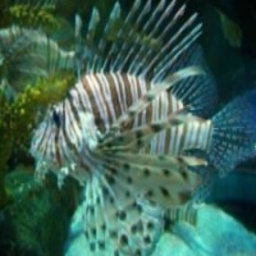
%> input picture UIEB_dataset/paper_image/test_p385_.jpg, 256 x 256 px
$ octave --eval "result = UISM(imread('../../UIEB_dataset/paper_image/test_p385_.jpg'));"   (GNU Octave 9; MATLAB toolbox functions it lacks are replaced by stand-ins)
%> lines starting %> are read from the running program, lines starting %| are printed output that depends on the picture
function uism = UISM(img)
Ir = double(img(:,:,1));
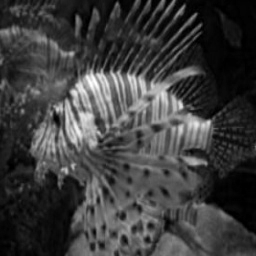
%> Ir: size 256x256 double; min 0, max 255, mean 61.5
Ig = double(img(:,:,2));
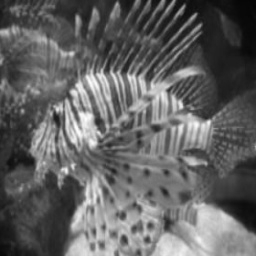
%> Ig: size 256x256 double; min 4, max 253, mean 98.3
Ib = double(img(:,:,3));
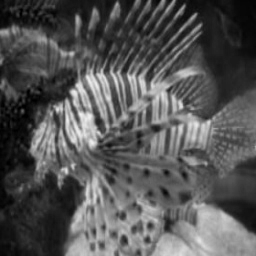
%> Ib: size 256x256 double; min 0, max 241, mean 84.9

hx=[1 2 1; 0 0 0 ; -1 -2 -1];%����sobel��ֱ�ݶ�ģ��
hy=[-1 0 1; -2 0 2; -1 0 1];

SobelR = abs(imfilter(Ir, hx, 'replicate', 'same', 'conv') + ...
            imfilter(Ir, hy, 'replicate', 'same', 'conv'));
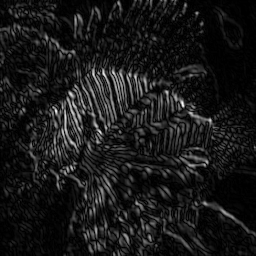
%> SobelR: size 256x256 double; min 0, max 656, mean 63.8; drawn with min black and max white
SobelG = abs(imfilter(Ig, hx, 'replicate', 'same', 'conv') + ...
            imfilter(Ig, hy, 'replicate', 'same', 'conv'));
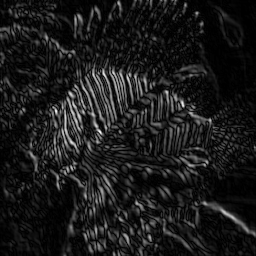
%> SobelG: size 256x256 double; min 0, max 640, mean 67.1; drawn with min black and max white
SobelB = abs(imfilter(Ib, hx, 'replicate', 'same', 'conv') + ...
            imfilter(Ib, hy, 'replicate', 'same', 'conv'));

patchsz = 5;
[m, n] = size(Ir);
%> m = 256; n = 256
% resize the input image to match the patch size
if mod(m, patchsz) ~= 0 || mod(n, patchsz) ~= 0
    SobelR = imresize(SobelR, [m - mod(m, patchsz) + patchsz, ...
        n - mod(n, patchsz) + patchsz]);
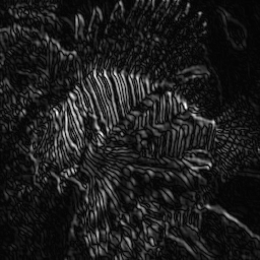
%> SobelR: size 260x260 double; min -12.34, max 645.3, mean 63.8; drawn with min black and max white
    SobelG = imresize(SobelG, [m - mod(m, patchsz) + patchsz, ...
        n - mod(n, patchsz) + patchsz]);
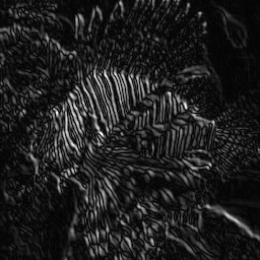
%> SobelG: size 260x260 double; min -12.3, max 629.8, mean 67.1; drawn with min black and max white
    SobelB = imresize(SobelB, [m - mod(m, patchsz) + patchsz, ...
        n - mod(n, patchsz) + patchsz]);
%> SobelB: size 260x260 double
end
[m, n] = size(Ir);
k1 = m / patchsz;
%> k1 = 51.2
k2 = n / patchsz;
%> k2 = 51.2
% calculate the EME value
EMER = 0;
for i = 1 : patchsz : m
    for j = 1 : patchsz : n
        sz = patchsz - 1;
        im = SobelR(i:i+sz,j:j+sz);
        if (max(max(im)) ~= 0 && min(min(im)) ~= 0)
            EMER = EMER + log(max(max(im)) / min(min(im)));
        end
    end
end
EMER = 2 / (k1 * k2) * abs(EMER);
%> EMER = 6.74
EMEG = 0;
for i = 1 : patchsz : m
    for j = 1 : patchsz : n
        sz = patchsz - 1;
        im = SobelG(i:i+sz,j:j+sz);
        if (max(max(im)) ~= 0 && min(min(im)) ~= 0)
            EMEG = EMEG + log(max(max(im)) / min(min(im)));
        end
    end
end
EMEG = 2 / (k1 * k2) * abs(EMEG);
%> EMEG = 6.66
EMEB = 0;
for i = 1 : patchsz : m
    for j = 1 : patchsz : n
        sz = patchsz - 1;
        im = SobelB(i:i+sz,j:j+sz);
        if (max(max(im)) ~= 0 && min(min(im)) ~= 0)
            EMEB = EMEB + log(max(max(im)) / min(min(im)));
        end
    end
end
EMEB = 2 / (k1 * k2) * abs(EMEB);
%> EMEB = 6.64
lambdaR = 0.299;
lambdaG = 0.587;
lambdaB = 0.114;
uism = lambdaR * EMER + lambdaG * EMEG + lambdaB * EMEB;
%> uism = 6.68

end

$ run again, on UIEB_dataset/paper_image/test_p527_.jpg
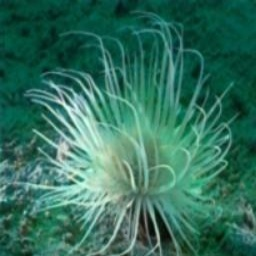
%> input picture UIEB_dataset/paper_image/test_p527_.jpg, 256 x 256 px
%> in UISM, `Ib = double(img(:,:,3));`:
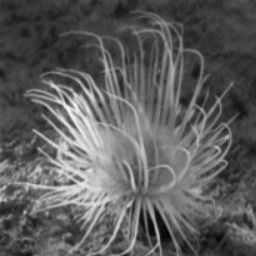
%> Ib: size 256x256 double; min 1, max 250, mean 92.9
%> in UISM, `SobelR = imresize(SobelR, [m - mod(m, patchsz) + patchsz, n - mod(n, p..`:
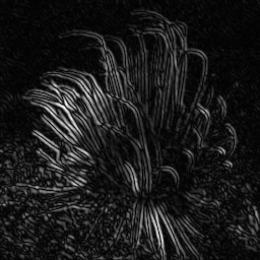
%> SobelR: size 260x260 double; min -8.61, max 731, mean 69.6; drawn with min black and max white
%> EMER = 6.79
%> EMEG = 6.51
%> uism = 6.6

$ run again, on UIEB_dataset/paper_image/515_img_.png
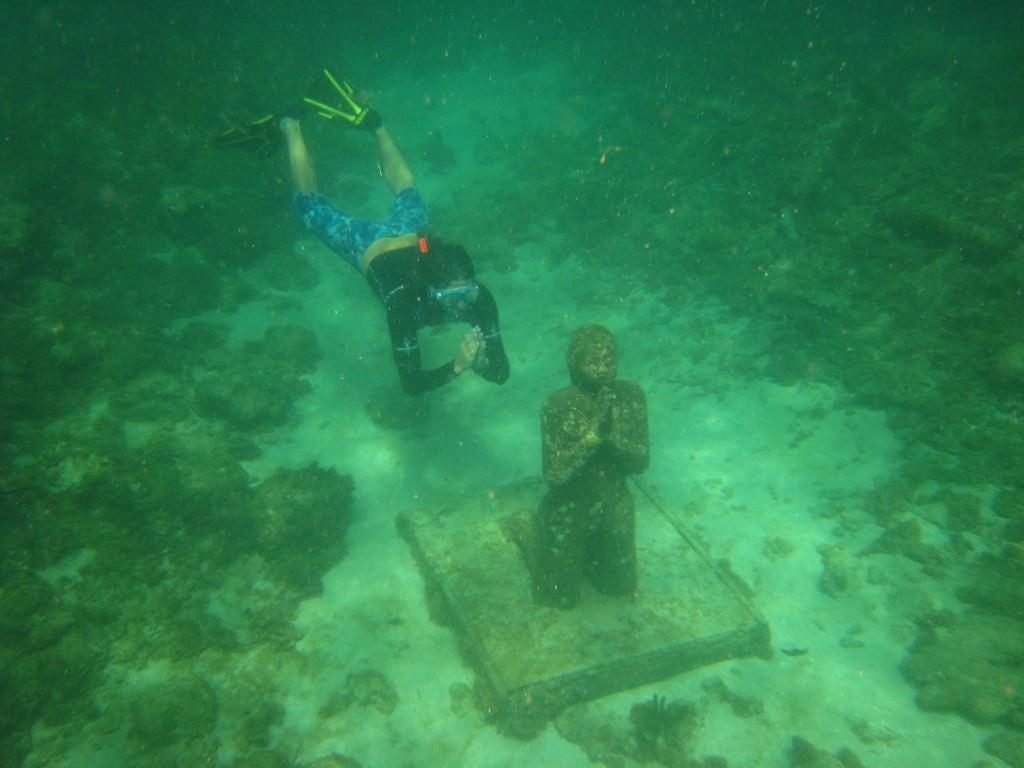
%> input picture UIEB_dataset/paper_image/515_img_.png, 1024 x 768 px
%> in UISM, `Ib = double(img(:,:,3));`:
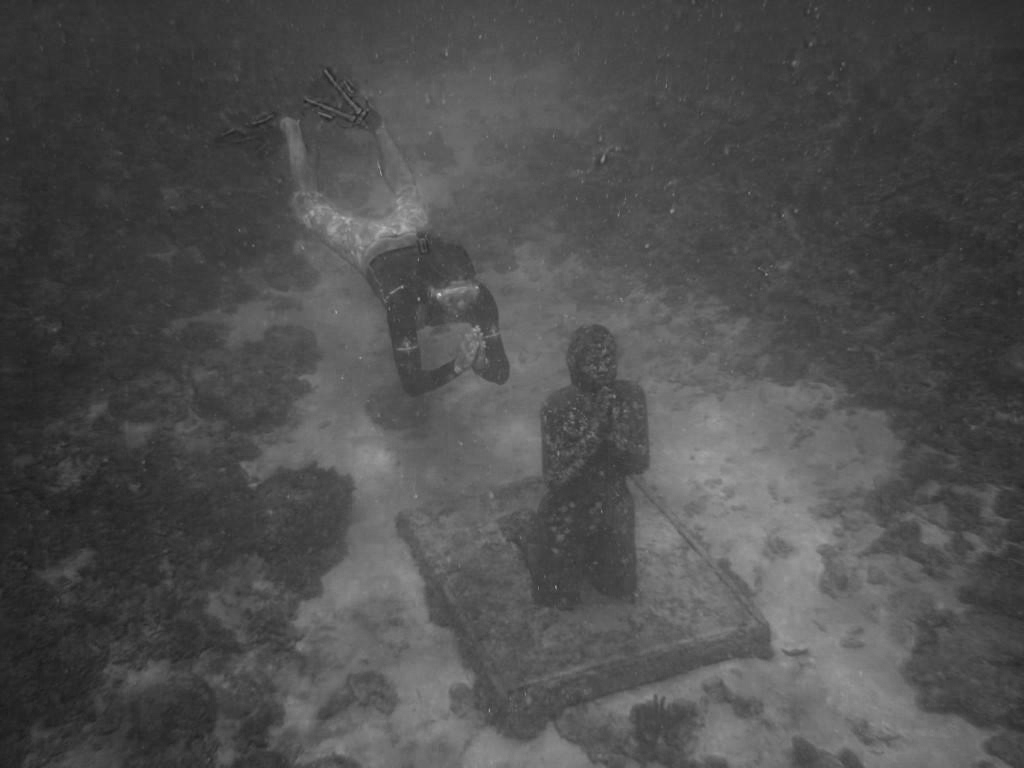
%> Ib: size 768x1024 double; min 27, max 218, mean 78.9
%> in UISM, `SobelR = abs(imfilter(Ir, hx, 'replicate', 'same', 'conv') + imfilter(..`:
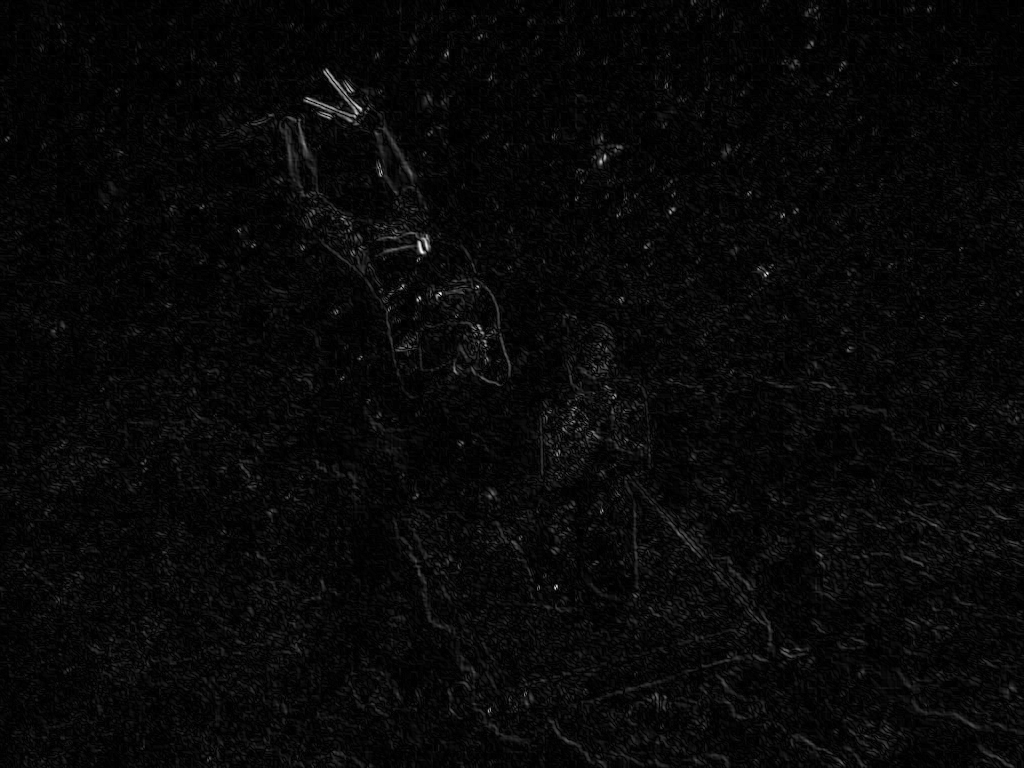
%> SobelR: size 768x1024 double; min 0, max 444, mean 14.6; drawn with min black and max white
%> EMER = 6.93
%> EMEG = 6.84
%> EMEB = 6.92
%> uism = 6.87
